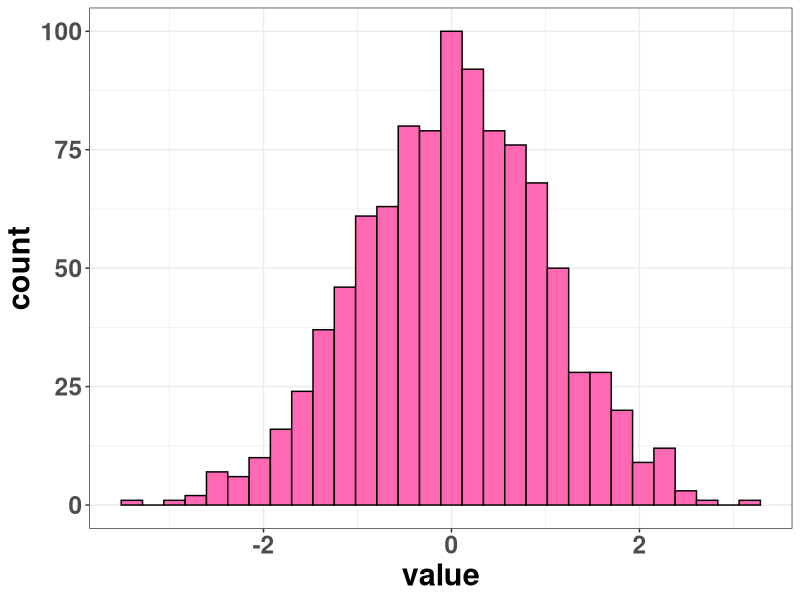

Generate this figure with R:
## ---- chunk 1
library(tidyverse)

knitr::opts_chunk$set(echo = FALSE)

theme_set(
  theme_bw() +
    theme(text = element_text(size = 22, face = "bold"), 
          title = element_text(size = 22, face = "bold"),
          legend.position = "none")
)
## ---- chunk 2
rand_norm <- rnorm(n = 1000, mean = 0, sd = 1)
## ---- chunk 3
# use in built R functions, for example:
rand_norm |> 
  as_tibble() |> 
  ggplot(aes(x=value)) +
  geom_histogram(fill="hotpink", colour="black")
